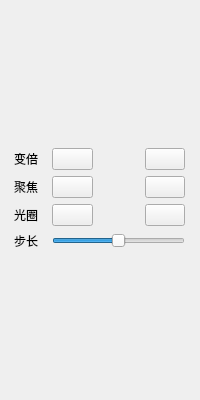
<?xml version="1.0" encoding="UTF-8"?>
<ui version="4.0">
 <class>frmIpcPtz</class>
 <widget class="QWidget" name="frmIpcPtz">
  <property name="geometry">
   <rect>
    <x>0</x>
    <y>0</y>
    <width>200</width>
    <height>400</height>
   </rect>
  </property>
  <property name="windowTitle">
   <string>Form</string>
  </property>
  <layout class="QVBoxLayout" name="verticalLayout">
   <property name="leftMargin">
    <number>0</number>
   </property>
   <property name="topMargin">
    <number>0</number>
   </property>
   <property name="rightMargin">
    <number>0</number>
   </property>
   <property name="bottomMargin">
    <number>0</number>
   </property>
   <item>
    <widget class="QWidget" name="widget" native="true">
     <property name="sizePolicy">
      <sizepolicy hsizetype="Preferred" vsizetype="Expanding">
       <horstretch>0</horstretch>
       <verstretch>0</verstretch>
      </sizepolicy>
     </property>
     <property name="autoFillBackground">
      <bool>true</bool>
     </property>
     <layout class="QVBoxLayout" name="verticalLayout_4">
      <property name="leftMargin">
       <number>6</number>
      </property>
      <property name="topMargin">
       <number>6</number>
      </property>
      <property name="rightMargin">
       <number>6</number>
      </property>
      <property name="bottomMargin">
       <number>6</number>
      </property>
      <item>
       <widget class="GaugeCloud" name="gaugeCloud" native="true">
        <property name="sizePolicy">
         <sizepolicy hsizetype="Preferred" vsizetype="Expanding">
          <horstretch>0</horstretch>
          <verstretch>0</verstretch>
         </sizepolicy>
        </property>
       </widget>
      </item>
      <item>
       <widget class="QWidget" name="widgetPtz" native="true">
        <layout class="QGridLayout" name="gridLayout_2">
         <property name="leftMargin">
          <number>0</number>
         </property>
         <property name="topMargin">
          <number>0</number>
         </property>
         <item row="2" column="0">
          <widget class="QLabel" name="labPtzAperture">
           <property name="text">
            <string>光圈</string>
           </property>
           <property name="alignment">
            <set>Qt::AlignCenter</set>
           </property>
          </widget>
         </item>
         <item row="2" column="1">
          <widget class="QPushButton" name="btnPtzApertureIn">
           <property name="text">
            <string/>
           </property>
          </widget>
         </item>
         <item row="0" column="0">
          <widget class="QLabel" name="labPtzZoom">
           <property name="text">
            <string>变倍</string>
           </property>
           <property name="alignment">
            <set>Qt::AlignCenter</set>
           </property>
          </widget>
         </item>
         <item row="2" column="3">
          <widget class="QPushButton" name="btnPtzApertureOut">
           <property name="text">
            <string/>
           </property>
          </widget>
         </item>
         <item row="0" column="1">
          <widget class="QPushButton" name="btnPtzZoomIn">
           <property name="text">
            <string/>
           </property>
          </widget>
         </item>
         <item row="4" column="0">
          <widget class="QLabel" name="labPtzStep">
           <property name="text">
            <string>步长</string>
           </property>
           <property name="alignment">
            <set>Qt::AlignCenter</set>
           </property>
          </widget>
         </item>
         <item row="0" column="3">
          <widget class="QPushButton" name="btnPtzZoomOut">
           <property name="text">
            <string/>
           </property>
          </widget>
         </item>
         <item row="4" column="1" colspan="3">
          <widget class="XSlider" name="sliderPtzStep">
           <property name="sizePolicy">
            <sizepolicy hsizetype="Preferred" vsizetype="Fixed">
             <horstretch>0</horstretch>
             <verstretch>0</verstretch>
            </sizepolicy>
           </property>
           <property name="minimum">
            <number>0</number>
           </property>
           <property name="maximum">
            <number>10</number>
           </property>
           <property name="value">
            <number>5</number>
           </property>
           <property name="orientation">
            <enum>Qt::Horizontal</enum>
           </property>
          </widget>
         </item>
         <item row="1" column="0">
          <widget class="QLabel" name="labPtzFocus">
           <property name="text">
            <string>聚焦</string>
           </property>
           <property name="alignment">
            <set>Qt::AlignCenter</set>
           </property>
          </widget>
         </item>
         <item row="1" column="1">
          <widget class="QPushButton" name="btnPtzFocusIn">
           <property name="text">
            <string/>
           </property>
          </widget>
         </item>
         <item row="1" column="3">
          <widget class="QPushButton" name="btnPtzFocusOut">
           <property name="text">
            <string/>
           </property>
          </widget>
         </item>
        </layout>
       </widget>
      </item>
      <item>
       <spacer name="spacer">
        <property name="orientation">
         <enum>Qt::Vertical</enum>
        </property>
        <property name="sizeHint" stdset="0">
         <size>
          <width>20</width>
          <height>0</height>
         </size>
        </property>
       </spacer>
      </item>
     </layout>
    </widget>
   </item>
  </layout>
 </widget>
 <customwidgets>
  <customwidget>
   <class>XSlider</class>
   <extends>QSlider</extends>
   <header>xslider.h</header>
  </customwidget>
  <customwidget>
   <class>GaugeCloud</class>
   <extends>QWidget</extends>
   <header location="global">gaugecloud.h</header>
   <container>1</container>
  </customwidget>
 </customwidgets>
 <resources/>
 <connections/>
</ui>
